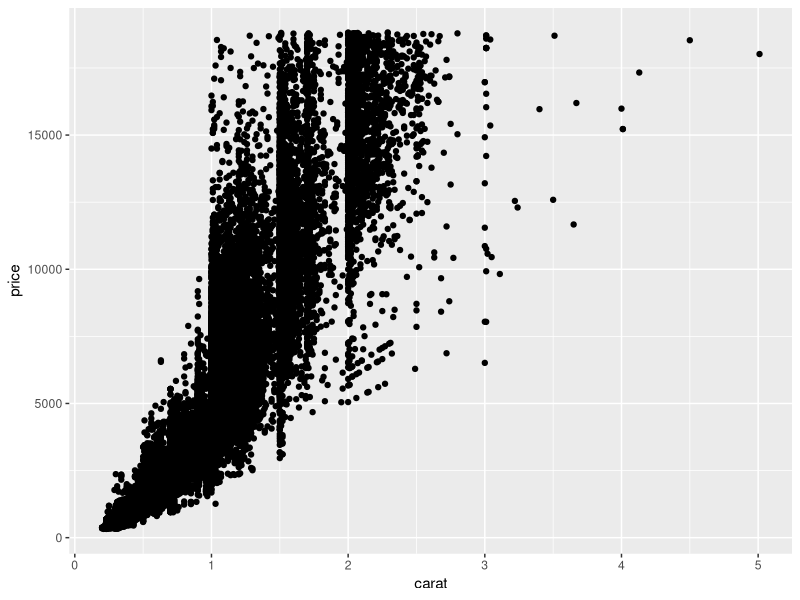
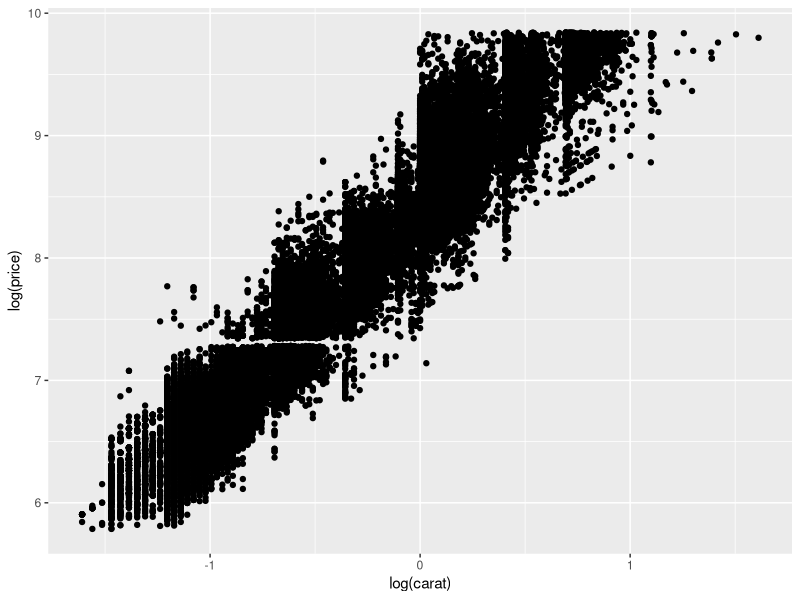
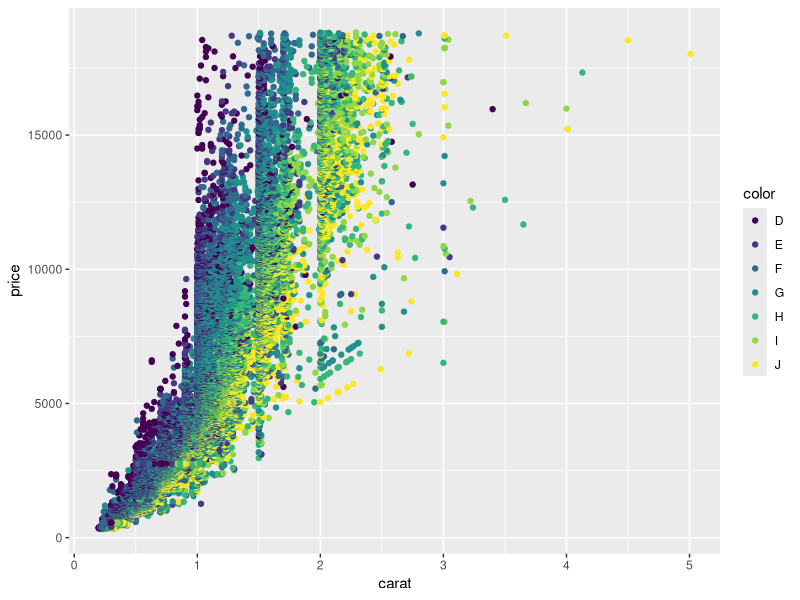
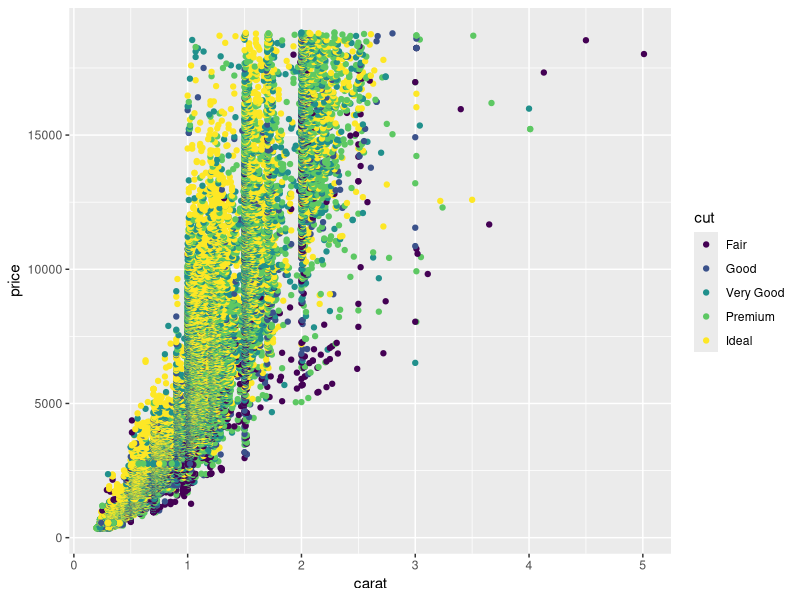
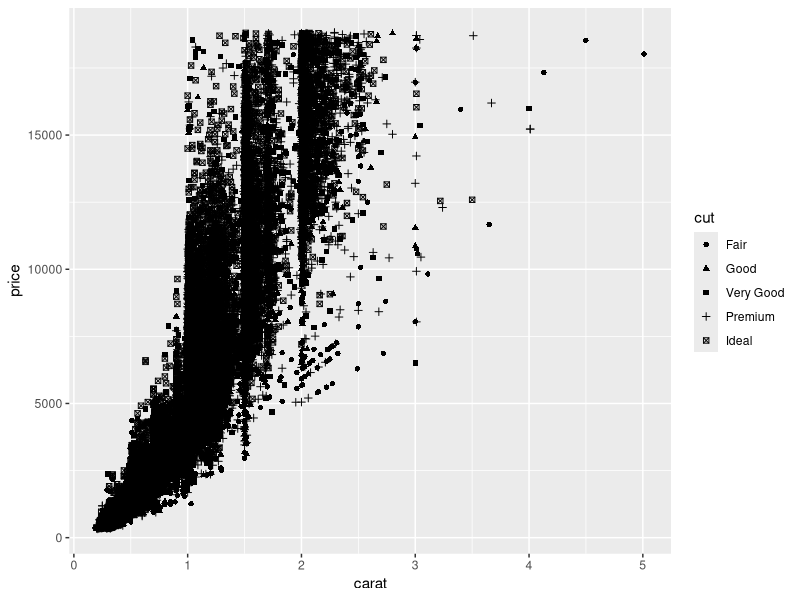
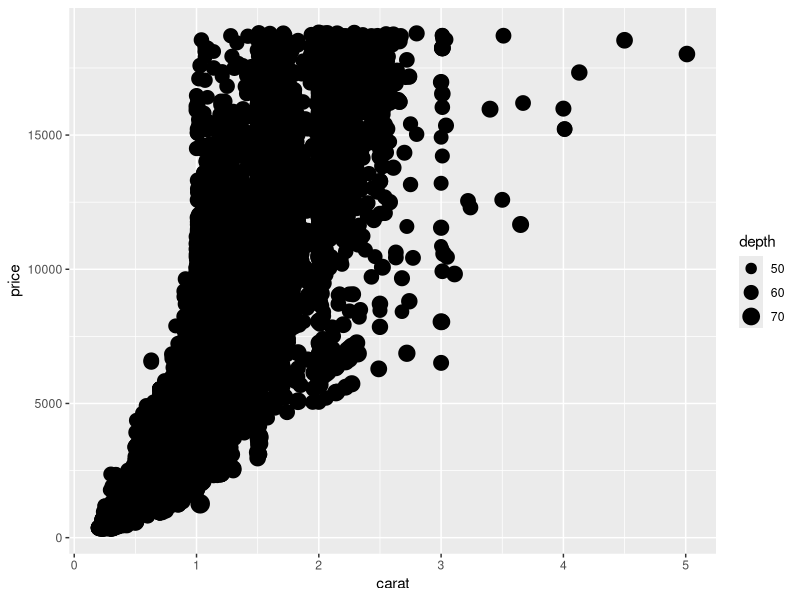
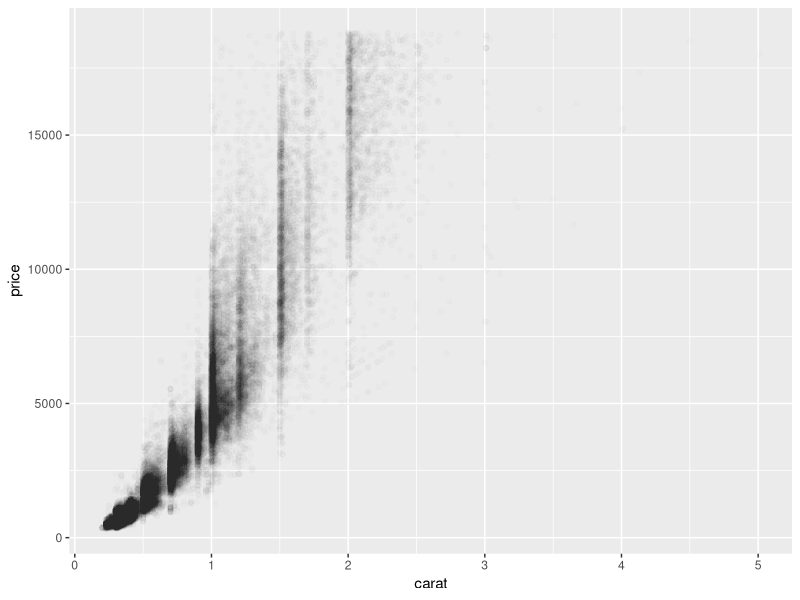

The R script that drew these images, in order:
library('ggplot2')

#scatter plot
qplot(carat,price,data=diamonds)

#with log transformation
qplot(log(carat),log(price),data = diamonds)

#plot with colors
qplot(carat,price,data = diamonds,colour=color)
qplot(carat,price,data = diamonds,colour=cut)

#plot with different shapes
qplot(carat,price,data = diamonds,shape=cut)

#plot with different sizes
qplot(carat,price,data = diamonds,size=depth)

#To find the location of the majority of points
qplot(carat,price,data=diamonds,alpha=I(1/100))


